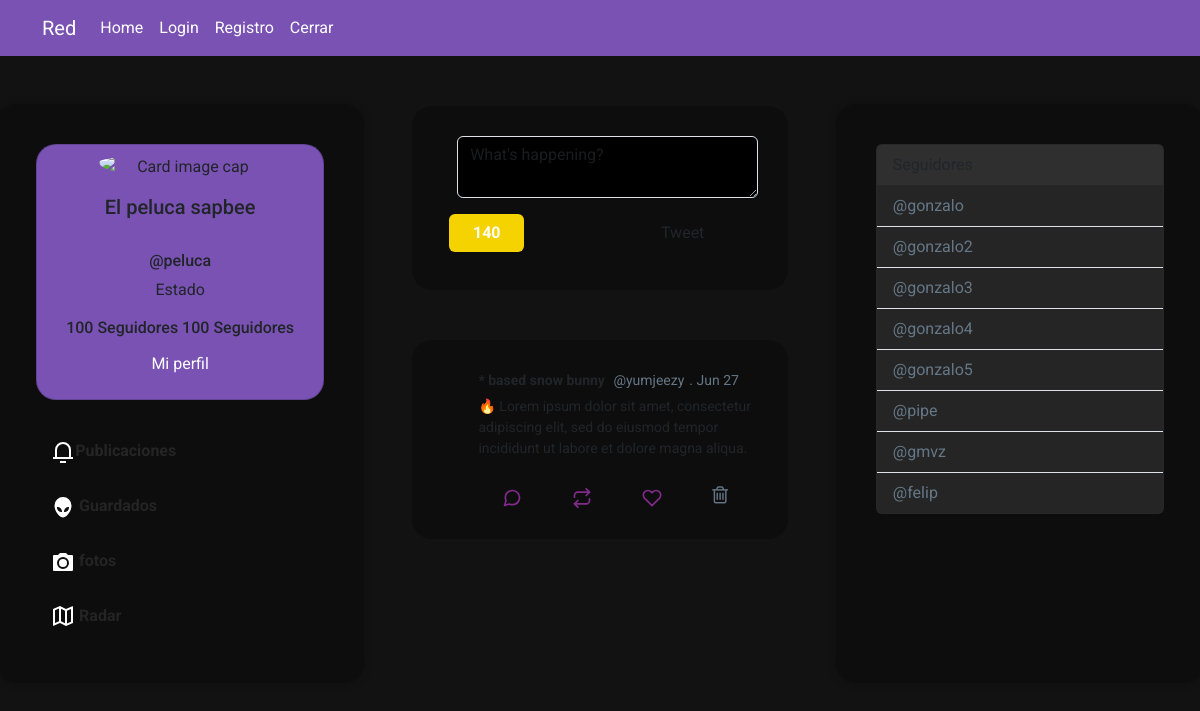
The app's page / (signed in), older data.
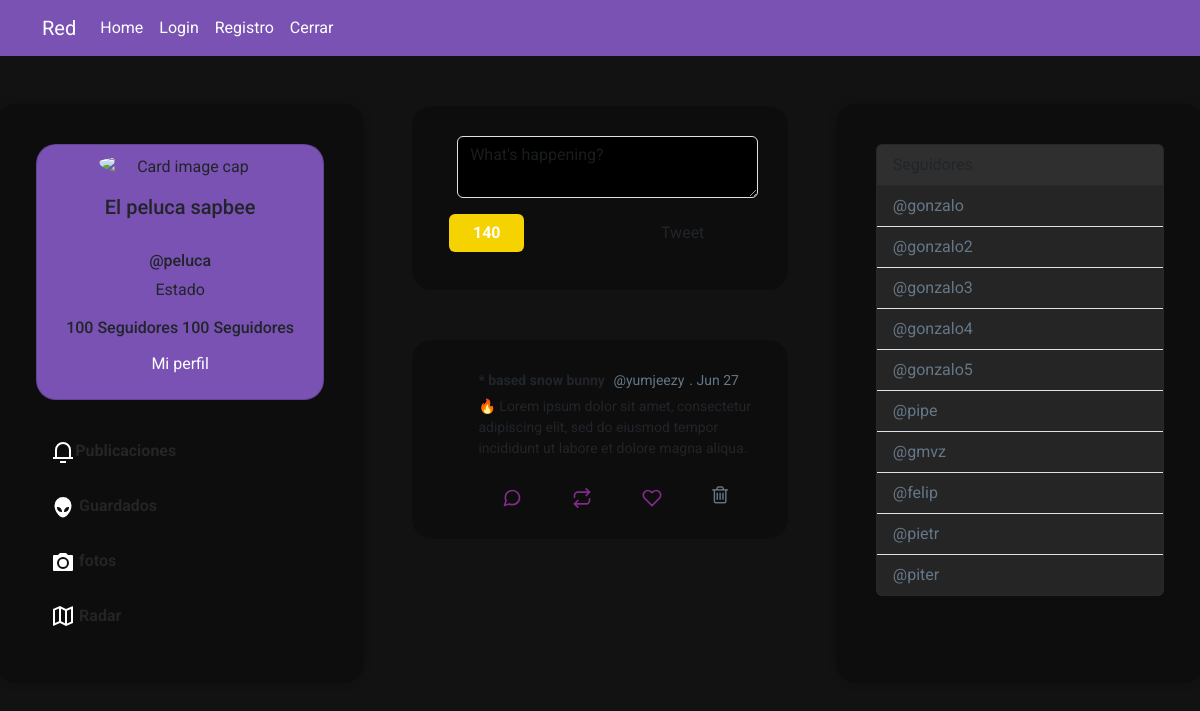
The same page, newer data.
### app/models.py (models this page shows)
class UserAccount(AbstractUser):
    type = models.CharField(max_length=7,
                            choices=USER_TYPE,
                            default=USER_TYPE[1][0])

### app/views.py (the view)
# urls.py: path('', views.home, name='home'),
@login_required
def home(request):
    x = request
    Users = UserAccount.objects.all()
    UserProfiles = UserProfile.objects.all()
    context = {'Users': Users, 'UserProfiles': UserProfiles}
    return render(request=request, template_name='layout.html', context=context)

### app/templates/layout.html (shortened to what this page needs)
{% load static %}
{% load humanize %}
<!DOCTYPE html>
<html lang="en">
<head >
    <link href="https://stackpath.bootstrapcdn.com/font-awesome/4.7.0/css/font-awesome.min.css" rel="stylesheet">
    <link rel="stylesheet" type="text/css" href="{% static 'css/style.css' %}">
    <link rel="stylesheet" type="text/css" href="{% static 'css/bootstrap.css' %}">
</head>
<body >
    {% if request.user.is_authenticated %}
        {% load django_browser_reload %}
        <nav class = 'navbar navbar-expand-lg '>
            <div class = 'container'>
            <a class = 'navbar-brand text-white' href = '#'>Red</a>
            <div class = 'offcanvas offcanvas-start-lg 'style="background-color:#7952b3" tabindex = '-1' id = 'offcanvasExample'
                aria-labelledby = 'offcanvasExampleLabel'
            >
                <div class = 'offcanvas-body p-lg-0'>
                <ul class = 'navbar-nav'>
                    <li class = 'nav-item'>
                    <a class = 'nav-link active' aria-current = 'page' href = '/'>Home</a>
                    </li>
                    <li class = 'nav-item'>
                    <a class = 'nav-link active' aria-current = 'page' href = '/login'>Login</a>
                    </li>
                    <li class = 'nav-item'>
                    <a class = 'nav-link active' aria-current = 'page' href = '/signup'>Registro</a>
                    </li>
                    <li class = 'nav-item'>
                        <a class = 'nav-link active' aria-current = 'page' href="/logout" class="btn text-white my-2 my-sm-0" type="submit">Cerrar</a>
                    </li>
                </ul>
                </div>
            </div>
            </div>
        </nav>
        {% block content %}
        <div id="main" class="container-fluid d-flex">
            <div class="sidebar m-5 d-none d-md-block ">
                <div class="">
                    <div class="card " style="background-color: #7952b3; width: 18rem; text-align:center;border-radius: 20px;">
                        <img src="https://toppng.com/uploads/preview/roger-berry-avatar-placeholder-11562991561rbrfzlng6h.png" class="card-img-top rounded-circle"
                            style="width:60%; position: relative;left: 62px;padding-top: 10px;"
                            src=""
                            alt="Card image cap">
                        <div class="card-body">
                            <h5 class="card-title font-weight-bold ">El peluca sapbee</h5>
                            <h6 class="card-title font-weight-bold">@peluca</h6>
                            <p class="card-text">Estado</p>
                            <h6 class="card-title font-weight-bold">
                                100 Seguidores
                                100 Seguidores
                            </h6>
                            <a href="#" class="btn  text-white rounded-pill">Mi perfil</a>
                        </div>
                    </div>
                    <br>
                    <button class="button-slider">
                        <svg height="24" width="24" viewBox="0 0 24 24" xmlns="http://www.w3.org/2000/svg">
                            <path d="M0 0h24v24H0z" fill="none"></path>
                            <path d="M20 17h2v2H2v-2h2v-7a8 8 0 1 1 16 0v7zm-2 0v-7a6 6 0 1 0-12 0v7h12zm-9 4h6v2H9v-2z" fill="currentColor"></path>
                            <b style="color: #252525;">Publicaciones</b>
                        </svg>
                    </button>
                    <br>
                    <button class="button-slider">
                        <b style="color: #242424;">Guardados</b>
                    </button>
                    <br>
                    <button class="button-slider">
                        <svg xmlns="http://www.w3.org/2000/svg" width="24" height="24" viewBox="0 0 24 24"><path fill="currentColor" d="M9 3h6l2 2h4a1 1 0 0 1 1 1v14a1 1 0 0 1-1 1H3a1 1 0 0 1-1-1V6a1 1 0 0 1 1-1h4l2-2zm3 16a6 6 0 1 0 0-12a6 6 0 0 0 0 12zm0-2a4 4 0 1 1 0-8a4 4 0 0 1 0 8z"/></svg>
                        <b style="color: #242424;">fotos</b>
                    </button>
                    <br> <button class="button-slider">
                        <b style="color: #242424;">Radar</b>
                    </button>
                </div>
            </div>
            <div class="content">
                <div id="inputTweetArea" class="tweet-wrap">
                    <div class="d-flex">
                        <div class="col-xs">
                        </div>
                        <form class="col pr-0  ">
                            <textarea class="form-control w-100" id="contentsBox"
                                placeholder="What's happening?" style="background-color: rgb(0, 0, 0)"></textarea>
                            <div class="container d-flex" style="padding: 1rem 0 0 0;" >
                                <div id="leftBtn">
                                    <div id="charBadge" class="badge badge-pill badge-primary ml-2"
                                        style="display: flex;align-items: center;width: 50%;justify-content: center;">
                                        <div id="charCountArea">140</div>
                                    </div>
                                </div>
                                <div id="rightBtn">
                                    <button class="btn rounded-pill" style="width: 100%;">Tweet</button>
                                </div>
                            </div>
                        </form>
                    </div>
                </div>
                <div id="tweetCards">
                    <div class="tweet-wrap" style="border-radius:20px">
                        <div class="tweet-header">
                            <div class="tweet-header-info">
                                * based snow bunny <span>@yumjeezy</span><span>. Jun 27
                                </span>
                                <p>🔥 Lorem ipsum dolor sit amet, consectetur adipiscing elit, sed do eiusmod tempor
                                    incididunt
                                    ut labore et dolore magna aliqua. </p>
                            </div>
                        </div>
                        <div class="tweet-info-counts">
                            <div class="comments">
                                <button style="background: rgba(255, 255, 255, 0); border: none;">
                                </button>
                            </div>
                            <div class="retweets">
                                <button style="background: rgba(255, 255, 255, 0); border: none;">
                                </button>
                            </div>
                            <div class="likes">
                                <button style="background: rgba(255, 255, 255, 0); border: none;">
                                </button>
                            </div>
                            <div class="trash">
                                <a href="#" style="background: rgba(255, 255, 255, 0); border: none;">
                                    <i class="fa fa-trash-o" style="color:#657786; font-size: 20px" aria-hidden="true"></i>
                                </a>
                            </div>
                        </div>
                    </div>
                </div>
            </div>
            <div class="sidebar m-5 d-none d-xl-block">
                <div class="card" style="width: 18rem; background-color: rgb(48, 48, 48);">
                    <div class="card-header">
                    </div>
                    <ul class="list-group list-group-flush">
                        {% for User in Users %}
                            {% if User.username != request.user.username %}
                                {% if User not in request %}
                                    <li class="list-group-item"
                                        style="background-color: #252525; text-decoration: none;color: #657787;">@{{User.username}}</li>
                                {% endif %}
                            {% endif %}
                        {% endfor %}
                    </ul>
                </div>
            </div>
        </div>
        {% endblock content %}
    {% endif %}
</body>
</html>

### app/static/css/style.css (style rules this page uses)
img { max-width: 100%; }
#main { justify-content: center; }
#inputTweetArea { border-radius: 20px; }
#leftBtn { width: 50%; text-align: left; padding: 0; }
#rightBtn { width: 50%; text-align: right; padding: 0; }
.tweet-wrap { max-width: 490px; background: #0000004b; margin: 0 auto; margin-top: 50px; border-radius: 3px; padding: 30px; }
.tweet-header { display: flex; align-items: flex-start; font-size: 14px; }
.tweet-header-info { font-weight: bold; }
.tweet-header-info span { color: #657786; font-weight: normal; margin-left: 5px; }
.tweet-header-info p { font-weight: normal; margin-top: 5px; }
.tweet-info-counts { display: flex; margin-left: 60px; margin-top: 10px; }
.tweet-info-counts div { display: flex; margin-right: 20px; }
.tweet-info-counts div svg { color: #822b8c; margin-right: 10px; }
.sidebar { width: 100%; background-color: #0000004b; box-shadow: 0 0 10px rgba(0,0,0,0.2); border-radius: 20px; padding: 40px; }
#charBadge { background-color: #f4d300 ; position: relative; left: -8px; font-size: 1rem; height: 100%; }
a:link { color: #1E96EB ; text-decoration: none; }
body { font-family: 'Roboto', sans-serif; }
* { margin: 0; padding: 0; }
i { margin-right: 10px; }
@media (min-width : 992px) { .offcanvas { visibility : visible; position : relative; background : none; border : none; justify-content : end; color : rgb(0, 0, 0); } }
.navbar-nav li a { color: white !important; }
.navbar { padding: 0.75rem 0; background-color: #7952b3; }
.button-slider { background: none; border: none; padding: 15px 15px; border-radius: 10px; }
.button-slider svg { color: #fff; }

Row changes from the older to the newer data that the page shows:
added UserAccount: username "pietr"
added UserAccount: username "piter"
